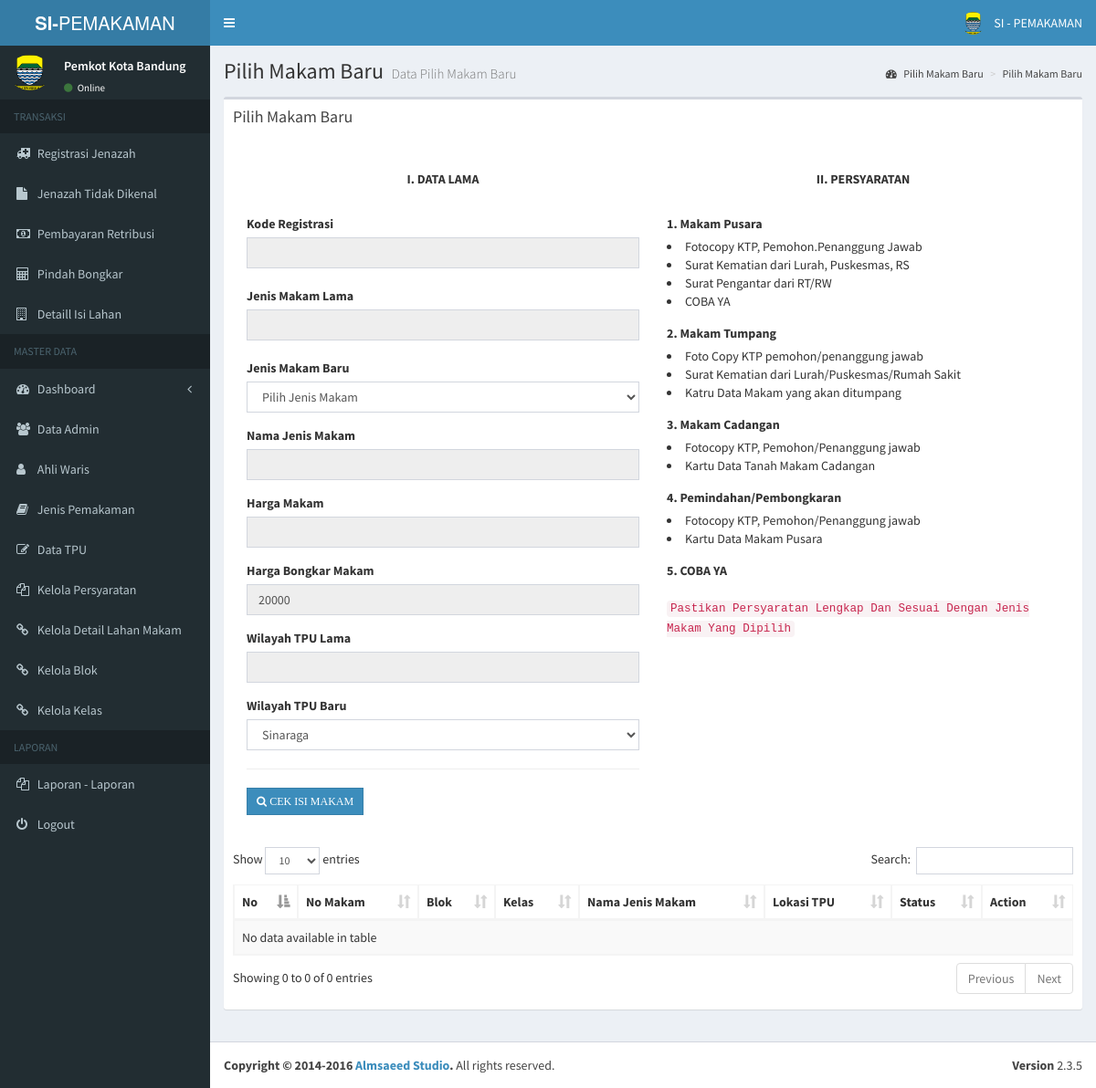
Page /pages/admin/pilih_makam_b.php (signed in) on the earlier database version.
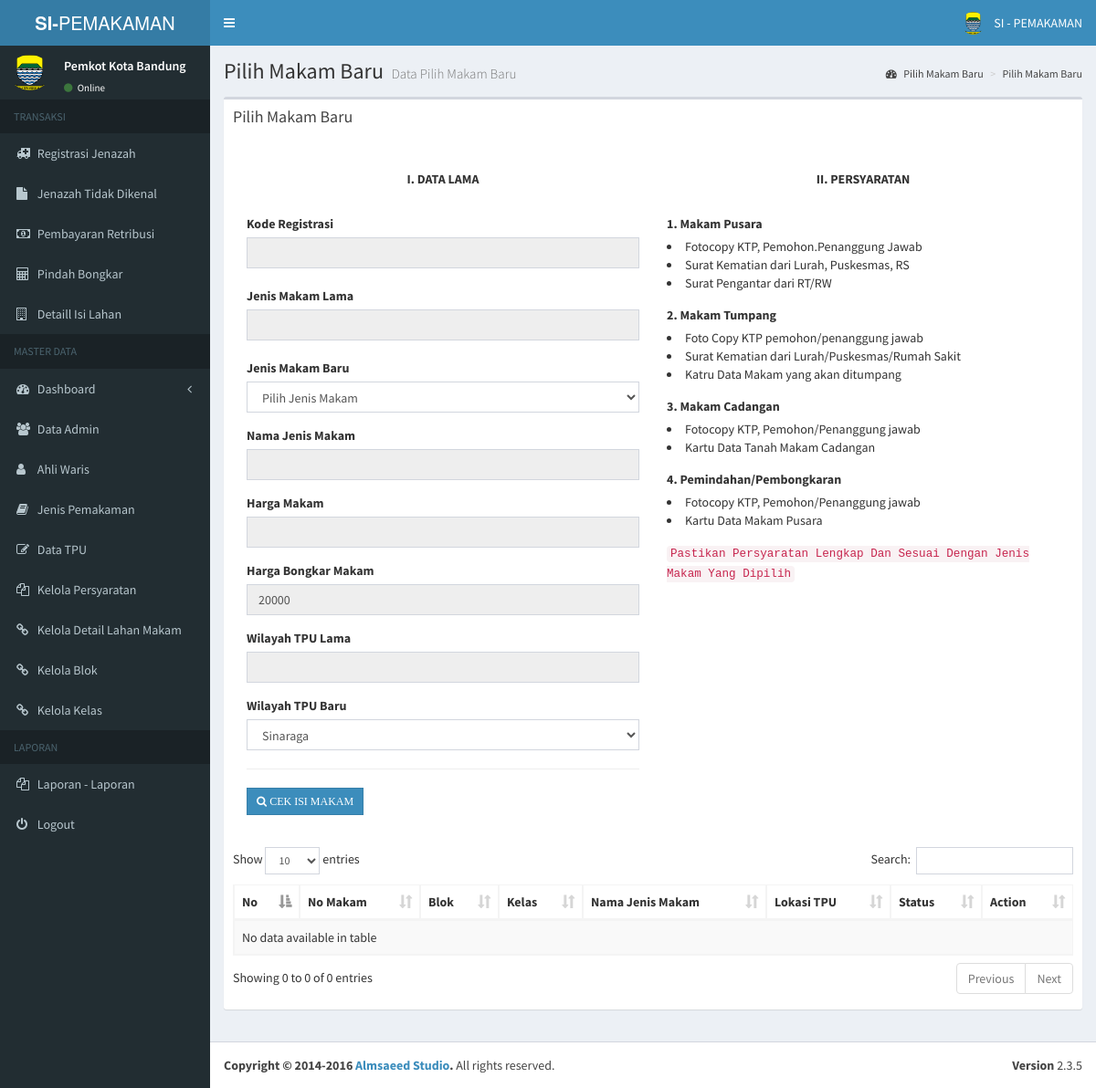
Same page on the later database version.
### tables this page shows
CREATE TABLE `jenis_makam` (
  `id_jenis_makam` varchar(10) NOT NULL,
  `nama_jenis_makam` varchar(30) NOT NULL,
  `harga` int(11) DEFAULT NULL,
  PRIMARY KEY (`id_jenis_makam`)
);

CREATE TABLE `persyaratan` (
  `id_persyaratan` varchar(10) NOT NULL,
  `nama_persyaratan` varchar(100) NOT NULL,
  `jml_persyaratan` int(8) NOT NULL,
  `id_jenis_makam` varchar(10) NOT NULL,
  PRIMARY KEY (`id_persyaratan`)
);

### pages/admin/pilih_makam_b.php (the view, shortened to what the changed rows need)
<?php include('header.php'); ?>
<div class="content-wrapper">
  <section class="content-header">
    <h1>
      Pilih Makam Baru
      <small>Data Pilih Makam Baru</small>
    </h1>
  </section>
  <section class="content">
    <div class="row">
      <div class="col-xs-12">
        <div class="box">
          <div class="box-body">
            <form action="" method="POST">
              <div class="col-sm-6">
               <br>
               <br>
              <?php
              $sql_bongkar = mysql_query("SELECT * FROM jenis_makam WHERE id_jenis_makam = 'JM004'")or die(mysql_error());
              $row_bongkar = mysql_fetch_array($sql_bongkar);
              ?>
              <div class="form-group">
                <label>Harga Bongkar Makam</label><br>
                <input type="text" name="harga_bongkar" id="harga_bongkar" readonly value="<?php echo $row_bongkar['harga'] ?>" class="form-control" required>
              </div>
            </div>
            <div class="col-md-6">
              <br>
              <br>
              <?php
              $no = 1;
              $sql = mysql_query("SELECT * FROM jenis_makam");
              while($row = mysql_fetch_array($sql)){
                $id_jenis_makam = $row['id_jenis_makam'];
                ?>
                <div class="form-group">
                  <label><?php echo $no; ?>. <?php echo $row['nama_jenis_makam']; ?></label><br>
                  <?php
                  $sql_syarat = mysql_query("SELECT * FROM persyaratan WHERE id_jenis_makam = '$id_jenis_makam'")or die(mysql_error());
                  while($row_syarat = mysql_fetch_array($sql_syarat)){ ?>
                  <li><?php echo $row_syarat['nama_persyaratan']; ?></li>
                  <?php } ?>
                </div>
                <?php
                $no++;
              }
              ?>
            </div>
          </form>
        </div>
        <div class="box-body">
          <div class="table-responsive">
            <table id="example1" class="table table-bordered table-striped">
              <thead>
                <tr>
                  <th>No</th>
                  <th>No Makam</th>
                  <th>Blok</th>
                  <th>Kelas</th>
                  <th>Nama Jenis Makam</th>
                  <th>Lokasi TPU</th>
                  <th>Status</th>
                  <th>Action</th>
                </tr>
              </thead>
                  </table>
                </div>
              </div>
            </div>
          </div>
        </div>
      </section>
    </div>
    <?php include('footer.php'); ?>

Differences in the rows shown:
removed persyaratan: nama_persyaratan "COBA YA", shown under jenis_makam "Makam Pusara"
removed jenis_makam: nama_jenis_makam "COBA YA"
